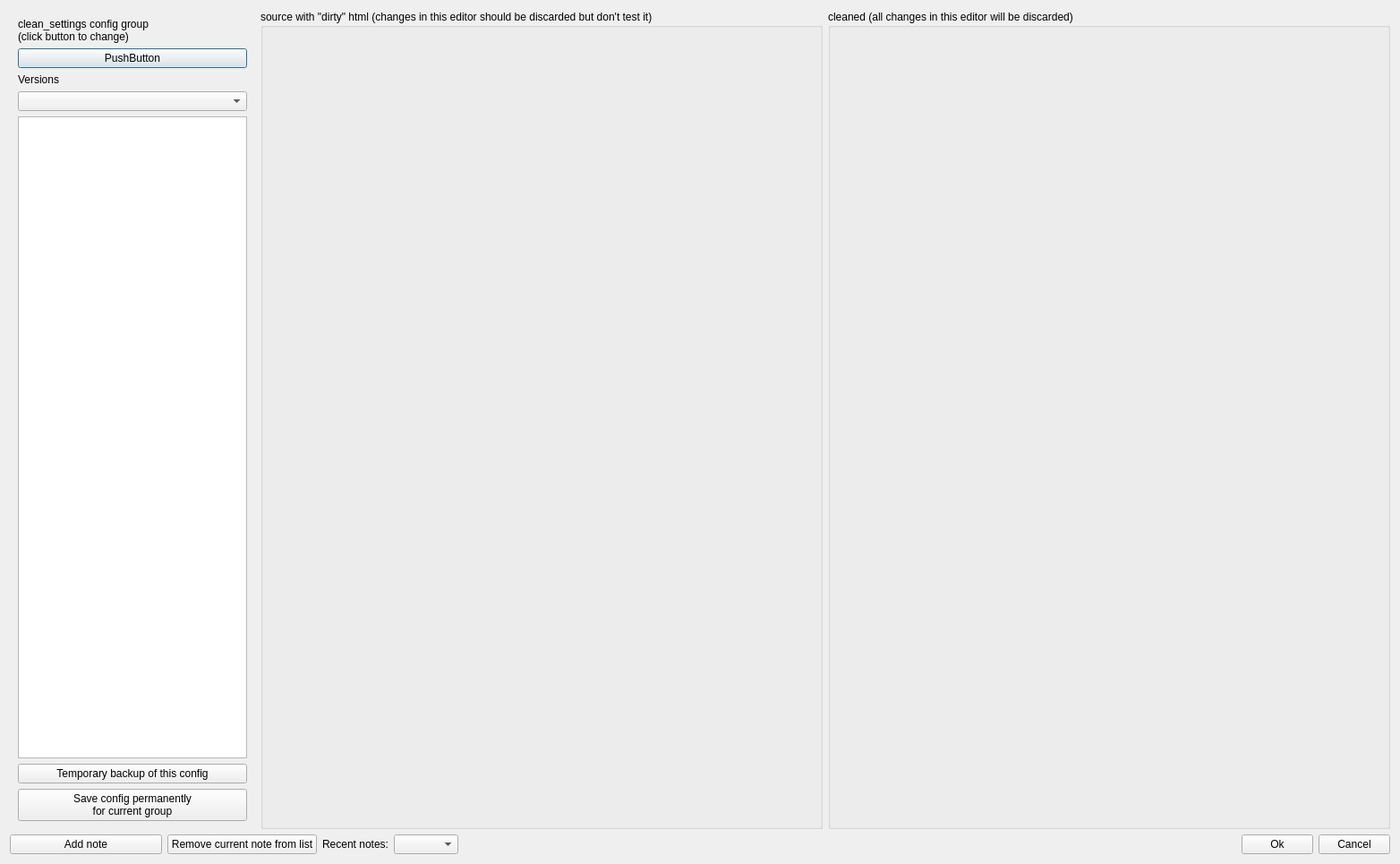
<?xml version="1.0" encoding="UTF-8"?>
<ui version="4.0">
 <class>Dialog</class>
 <widget class="QDialog" name="Dialog">
  <property name="geometry">
   <rect>
    <x>0</x>
    <y>0</y>
    <width>1564</width>
    <height>965</height>
   </rect>
  </property>
  <property name="windowTitle">
   <string>Dialog</string>
  </property>
  <layout class="QGridLayout" name="gridLayout">
   <item row="0" column="0">
    <layout class="QVBoxLayout" name="verticalLayout">
     <item>
      <layout class="QHBoxLayout" name="horizontalLayout">
       <item>
        <widget class="QWidget" name="wid_conf" native="true">
         <property name="sizePolicy">
          <sizepolicy hsizetype="Preferred" vsizetype="Preferred">
           <horstretch>0</horstretch>
           <verstretch>0</verstretch>
          </sizepolicy>
         </property>
         <layout class="QGridLayout" name="gridLayout_2">
          <item row="0" column="0">
           <layout class="QVBoxLayout" name="verticalLayout_2">
            <item>
             <widget class="QLabel" name="label_2">
              <property name="text">
               <string>clean_settings config group
(click button to change)</string>
              </property>
             </widget>
            </item>
            <item>
             <widget class="QPushButton" name="conf_pb_group">
              <property name="text">
               <string>PushButton</string>
              </property>
             </widget>
            </item>
            <item>
             <widget class="QLabel" name="conf_ql_versions">
              <property name="text">
               <string>Versions</string>
              </property>
             </widget>
            </item>
            <item>
             <widget class="QComboBox" name="conf_cb_old">
              <property name="sizePolicy">
               <sizepolicy hsizetype="Minimum" vsizetype="Fixed">
                <horstretch>0</horstretch>
                <verstretch>0</verstretch>
               </sizepolicy>
              </property>
              <property name="minimumSize">
               <size>
                <width>50</width>
                <height>0</height>
               </size>
              </property>
             </widget>
            </item>
            <item>
             <widget class="QPlainTextEdit" name="conf_pte_conf">
              <property name="sizePolicy">
               <sizepolicy hsizetype="Minimum" vsizetype="Expanding">
                <horstretch>0</horstretch>
                <verstretch>0</verstretch>
               </sizepolicy>
              </property>
             </widget>
            </item>
            <item>
             <widget class="QPushButton" name="conf_pb_backup">
              <property name="text">
               <string>Temporary backup of this config</string>
              </property>
             </widget>
            </item>
            <item>
             <widget class="QPushButton" name="conf_pb_save">
              <property name="text">
               <string>Save config permanently 
for current group</string>
              </property>
             </widget>
            </item>
           </layout>
          </item>
         </layout>
        </widget>
       </item>
       <item>
        <widget class="QGroupBox" name="gb_original">
         <property name="sizePolicy">
          <sizepolicy hsizetype="Preferred" vsizetype="Preferred">
           <horstretch>1</horstretch>
           <verstretch>0</verstretch>
          </sizepolicy>
         </property>
         <property name="title">
          <string>source with &quot;dirty&quot; html (changes in this editor should be discarded but don't test it)</string>
         </property>
         <layout class="QGridLayout" name="gridLayout_4">
          <item row="0" column="0">
           <widget class="QWidget" name="widget_original" native="true"/>
          </item>
         </layout>
        </widget>
       </item>
       <item>
        <widget class="QGroupBox" name="gb_cleaned">
         <property name="sizePolicy">
          <sizepolicy hsizetype="Preferred" vsizetype="Preferred">
           <horstretch>1</horstretch>
           <verstretch>0</verstretch>
          </sizepolicy>
         </property>
         <property name="title">
          <string>cleaned (all changes in this editor will be discarded)</string>
         </property>
         <layout class="QGridLayout" name="gridLayout_3">
          <item row="0" column="0">
           <widget class="QWidget" name="widget_cleaned" native="true">
            <property name="sizePolicy">
             <sizepolicy hsizetype="Preferred" vsizetype="Preferred">
              <horstretch>0</horstretch>
              <verstretch>0</verstretch>
             </sizepolicy>
            </property>
           </widget>
          </item>
         </layout>
        </widget>
       </item>
      </layout>
     </item>
     <item>
      <layout class="QHBoxLayout" name="horizontalLayout_2">
       <item>
        <widget class="QPushButton" name="bot_pb_add_note">
         <property name="minimumSize">
          <size>
           <width>170</width>
           <height>0</height>
          </size>
         </property>
         <property name="text">
          <string>Add note</string>
         </property>
        </widget>
       </item>
       <item>
        <widget class="QPushButton" name="bot_pb_remove">
         <property name="text">
          <string>Remove current note from list</string>
         </property>
        </widget>
       </item>
       <item>
        <widget class="QLabel" name="label">
         <property name="text">
          <string>Recent notes:</string>
         </property>
        </widget>
       </item>
       <item>
        <widget class="QComboBox" name="bot_cb_recent_notes"/>
       </item>
       <item>
        <spacer name="horizontalSpacer">
         <property name="orientation">
          <enum>Qt::Horizontal</enum>
         </property>
         <property name="sizeHint" stdset="0">
          <size>
           <width>40</width>
           <height>20</height>
          </size>
         </property>
        </spacer>
       </item>
       <item>
        <widget class="QPushButton" name="bot_pb_ok">
         <property name="text">
          <string>Ok</string>
         </property>
        </widget>
       </item>
       <item>
        <widget class="QPushButton" name="bot_pb_cancel">
         <property name="text">
          <string>Cancel</string>
         </property>
        </widget>
       </item>
      </layout>
     </item>
    </layout>
   </item>
  </layout>
 </widget>
 <resources/>
 <connections/>
</ui>
